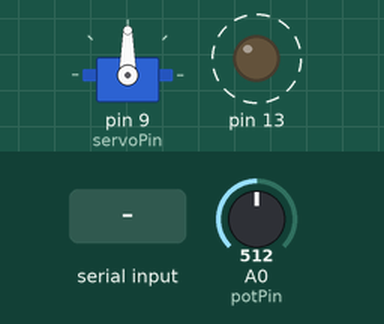
Simulated run of this sketch. Board: Arduino Uno, built with avr-gcc and run on an emulated ATmega328P. Parts: servo, output pins drawn as LEDs (lit = HIGH). Dashed ring = blinking. The inputs (shaded band) are chosen by the test bench; at power-on: A0 (potPin) = 512. What the sketch prints to the serial monitor is not drawn.

Above: at 1.25 s.
1.3 s: "o" received over Serial
At 1.55 s:
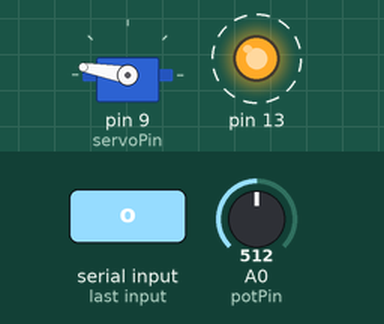
4.3 s: "c" received over Serial
At 4.56 s:
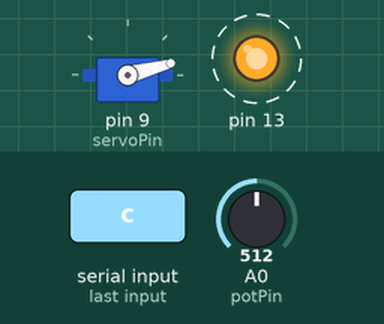
Timing chart, 0 to 13.3 s (numbered marks = the images above; inputs shaded):
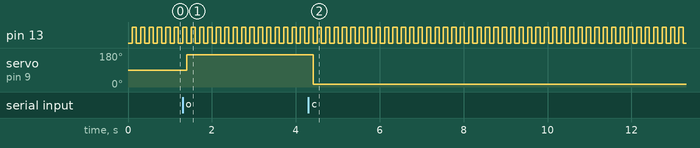

Measured:
- after the input at 1.3 s, servo on pin 9 (servoPin): 90° → 170° after 0.10 s
- after the input at 4.3 s, servo on pin 9 (servoPin): 170° → 15° after 0.11 s
- by itself, pin 13: alternates HIGH for 0.10 s and LOW for 0.10 s

The sketch:

Proof_of_concept_2_with_new_pot_and_not_continuous_feedback.ino
```cpp
#include <Servo.h>

Servo myservo;  // create servo object to control a servo
                // twelve servo objects can be created on most boards
int potPin = A0;
int servoPin = 9;

int closedPos = 15;
int openPos = 170;
int pos = closedPos;    // variable to store the servo position

int closedPot = 120; // actual value is 100
int openPot = 340; // actual value range from 360 to 400
int pot = 'c'; // on potentiometer

void setup()
{
  myservo.attach(servoPin);  // attaches the servo on pin 9 to the servo object
  Serial.begin(9600);
  pinMode(13,OUTPUT);
}

void loop() {
delay(100); // otherwise it's going to break
digitalWrite(13,HIGH);
delay(100);
digitalWrite(13,LOW);

 //==================Take commands================

 if (Serial.available() > 0) { char command=Serial.read();

 if (command=='o') {pos = openPos;}
 if (command=='c') {pos = closedPos;}
 myservo.write(pos);
 }

 //==================Status check================

int sensorValue = analogRead(potPin);
 if (sensorValue < closedPot) {pot = 'c';}
 if (sensorValue > openPot) {pot = 'o';}
Serial.println(sensorValue);
Serial.println(pot);
}
```
